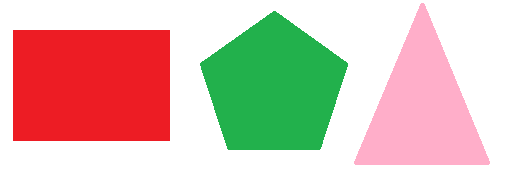
#> input picture 2.-Visión Artificial/0.-Img/Figuras_3.png, 510 x 186 px
$ python '6.-Reconocimiento de Figuras.py'
#> lines starting #> are read from the running program, lines starting #| are printed output that depends on the picture; after the words box and inside, x2 and y2 are one past the last pixel; in counts of white or black regions, pixels touching at a corner belong together
#IMPORTACIÓN DE LIBRERÍAS:
import cv2 as cv #Librería OpenCV: Sirve para todo tipo de operaciones de visión artificial

#IDENTIFICAR LAS FIGURAS Y MOSTRAR UN TEXTO QUE INDIQUE CADA FIGURA QUE HAYA IDENTIFICADO
umbral = 240 #El umbral se debe cambiar para que identifique de manera correcta las líneas de las figuras.
color = (0,0,0) #Color del borde
grosor = 3 #Grosor del borde
texto = "" #Variable que almacena el texto que queremos mostrar
fuente = cv.FONT_HERSHEY_SIMPLEX #Fuente de la letra a utilizarse

#IDENTIFICACIÓN DE FIGURAS - PARAMETRIZACIÓN DE PASOS:
#1.- Recopilación de imágenes.
Img = cv.imread('0.-Img/Figuras_3.png')
#> Img is the input picture: shape (186, 510, 3); mean B, G, R 181.1, 191.7, 218.1

#2.- Conversión a escala de grises: Porque es más sencillo analizar una matriz a analizar 3 sobrepuestas.
#cvtColor(): Método de la librería OpenCV que recibe como primer parámetro una imagen RGB y en su segundo parámetro recibe un
#atributo de OpenCV llamado cv.COLOR_BGR2GRAY para convertir una imagen RGB a su escala de grises.
img_gray = cv.cvtColor(Img, cv.COLOR_BGR2GRAY)
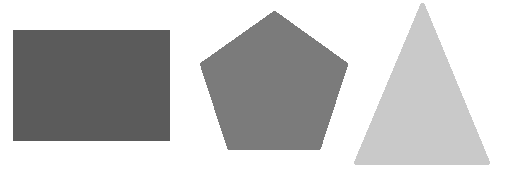
#> img_gray: shape (186, 510); min 91, max 255, mean 198.3

#3.- Umbralización de la imagen: Creación de imagen binaria para separar el objeto del fondo.
#cv.threshold(): Este método sirve para umbralizar una imagen, en ella se le pasa como primer parámetro la imagen en escala de
#grises que va a umbralizar, a continuación se indica el valor del umbral, el valor máximo que puede alcanzar el umbral y se
#especifica que el resultado debe ser una imagen binaria con un atributo de OpenCV llamado cv.THRESH_BINARY o si se quiere el
#inverso se puede usar cv.THRESH_BINARY_INV, en este caso se usa un guión bajo antes del nombre de la variable, porque esta es
#una variable interna.
#El guión bajo también usa para ignorar valores específicos, si no se necesita algún valor en específico del método, o no usa
#estos valores, simplemente se asignan estos valores a la "variable" representada con un guión bajo, en python el orden del
#guión importa, ya que indica qué variable es la que será interna.
_, img_umbral = cv.threshold(img_gray, umbral, 255, cv.THRESH_BINARY)
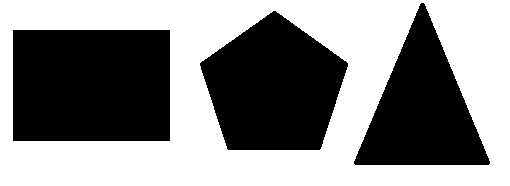
#> img_umbral: shape (186, 510); 54.4% white; 3 black regions

#4.- Identifiación de contornos en la imagen: Para obtener los bordes de los objetos que se busca identificar.
#cv.findContours(): Este método sirve para encontrar los contornos en una imagen, se puede utilizar en vez del filtro Canny, al
#método se le pasa como primer parámetro la imagen en escala de grises, en las imágenes existen varios tipos de contornos, estos
#pueden tener jerarquías de dentro hacia fuera o pueden no tenerlas, esto depende del segundo parámetro que se le pase en el
#método, en este caso vamos a utilizar el parámetro cv.RETR_LIST para que no muestre jerarquía en los bordes que encuentre,
#posteriormente se le debe indicar en el tercer parámetro la forma en la que se va a guardar la información recabada, ya que
#puede guardar todos los puntos del contorno identificado o solo guardar los puntos de las esquinas que conforman el contorno,
#para que guarde todos los puntos de los contornos se le indica con el atributo cv.CHAIN_APPROX_NONE, para guardar solo las
#esquinas se usa el atributo cv.CHAIN_APPROX_SIMPLE.
contornos, _ = cv.findContours(img_umbral, cv.RETR_LIST, cv.CHAIN_APPROX_NONE)
#> contornos = 4 contours; box (x1, y1, x2, y2) and area: (0, 0, 510, 186) 94165, (12, 29, 171, 142) 17694, (199, 10, 349, 151) 14604, (353, 2, 491, 166) 11700
#cv.drawContours(): Método que sirve para dibujar los contornos recabados con el método cv.findContours(), para ello primero se
#debe indicar en qué imagen se va a dibujar el contorno, después se indica en el segundo parámetro la variable en donde están
#almacenados los contornos, en el tercer parámero se establece si se quiere que sea hueco o sólido el contorno, como se busca que
#sea sólido se pone -1, si fuera hueco, en esta parte se indicaría los pixeles del perímetro (borde) del contorno, posteriormente
#se indica el color y finalmente los contornos que quiero que muestre.
cv.drawContours(Img, contornos, -1, color, grosor)
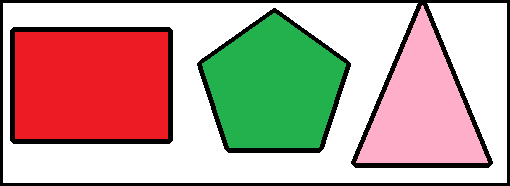
#> Img: shape (186, 510, 3); 11.78% of pixels changed, all inside (x1, y1, x2, y2) = (0, 0, 510, 186)

#Análisis de contornos individualmente
for contorno in contornos:
    #cv.boundingRect(): Lo que hace este método es pintar un cuadro alrededor de un objeto, indicando cúanto mide el cuadro de
    #alto, de ancho y las coordenadas izquierda superior del recuadro que rodea los objetos identificados en la imagen, para ello
    #se debe analizar los contornos previamente identificados con el filtro de Canny o el método cv.findContours().
    x, y, ancho, alto = cv.boundingRect(contorno)
    #arcLength(): Método que calcula un perímetro de contorno o una longitud de curva, se debe haber utilizado el método de
    #cv.findContours() praviamente y un bucle for para que se le pase los contornos identificados, posteriormente se indica por
    #medio de una variable booleana si queremos que se nos indique si la curva analizada está cerrada o no, con True se indica,
    #con False no se indica.
    # - En este caso se multiplica por 0.01 para que por medio del algoritmo de Douglas-Pecker los contornos de las figuras, por
    #   medio de un margen de error de 0.1 por la longitud del contorno.
    margen_error = 0.01 * cv.arcLength(contorno, True)
    #Algoritmo de Douglas Pecker: Identificación de líneas en forma de vector, se hace a través del método cv.approxPolyDP().
    #cv.approxPolyDP(): Método que identifica líneas en forma de vector, como primer parámetro recibe el contorno obtenido del
    #método cv.findContours(), luego se le pasa el margen de error, descrito para el algoritmod e Douglas Pecker y finalmente si
    #la curva aproximada se cerrará. Si es True la curva aproximada se cierra, de lo contrario, la curva se queda abierta.
    Contorno_dim = cv.approxPolyDP(contorno, margen_error, True)
    if (len(Contorno_dim) == 3): #Si el método cv.approxPolyDP() identificó 3 líneas lo clasifica como triángulo
        texto = "Triangulo"
    elif (len(Contorno_dim) == 4): #Si el método cv.approxPolyDP() identificó 4 líneas lo clasifica como cuadrado
        texto = "Cuadrado"
    elif (len(Contorno_dim) == 5): #Si el método cv.approxPolyDP() identificó 5 líneas lo clasifica como pentágono
        texto = "Pentagono"
    #cv.getTextSize(): El método calcula y devuelve el tamaño de un cuadro que contiene el texto especificado. Es decir, el
    #siguiente código representa algo de texto, el cuadro estrecho que lo rodea y la línea de base, este recibe como parámetro el
    #texto que quiere analizar, su fuente, escala y grosor.
    #ancho_texto, alto_texto = cv.getTextSize(texto, fuente, 1, grosor)
    #Ahora se va a hacer un cálculo para que aparezca encima del objeto la figura que representa.
    pos_x = int(x)
    pos_y = int(y + (alto)/2)
    #cv.putText(): Permite colocar texto en cualquier imagen, como primer parámetro se le indica la imagen en donde se pondrá el
    #texto, luego el texto que se quiere colocar, después se indica la posición donde se colocará el texto, la fuente, escala, el
    #color y el grosor del texto.
    cv.putText(Img, texto, (pos_x,pos_y), fuente, 1, grosor)
#> this loop made 4 passes
#> (x, y, ancho, alto, margen_error, Contorno_dim, texto, pos_x) on passes 1, 3, 4: (12, 29, 159, 113, 5.38, [[12, 30], [169, 29], [170, 140], [13, 141]], 'Cuadrado', 12), (353, 2, 138, 164, 5.19, [[421, 2], [488, 165], [353, 163]], 'Triangulo', 353), (0, 0, 510, 186, 13.88, [[0, 0], [0, 185], [509, 185], [509, 0]], 'Cuadrado', 0)
#> (x, y, ancho, alto, margen_error, texto, pos_x, pos_y) on pass 2: (199, 10, 150, 141, 4.82, 'Pentagono', 199, 80)
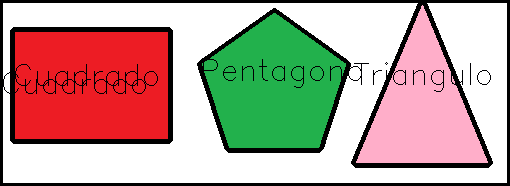
#> Img: shape (186, 510, 3); 1.41% of pixels changed, all inside (x1, y1, x2, y2) = (3, 59, 491, 94)

cv.imshow("Figuras",Img) #Mostrar una ventana que tenga como título el 1er parametro y muestre la imagen del 2do
#NO DEJAR QUE SE CIERREN LAS VENTANAS: Las siguientes dos líneas de código sirven para que no se cierre la ventana.
cv.waitKey(0) #Mostrar la ventana hasta que se presione la tecla X
cv.destroyAllWindows() #Destruir todas las ventanas después de cerrarlas con el comando

$ run again, with 2.-Visión Artificial/0.-Img/Figuras_2.png copied over 2.-Visión Artificial/0.-Img/Figuras_3.png
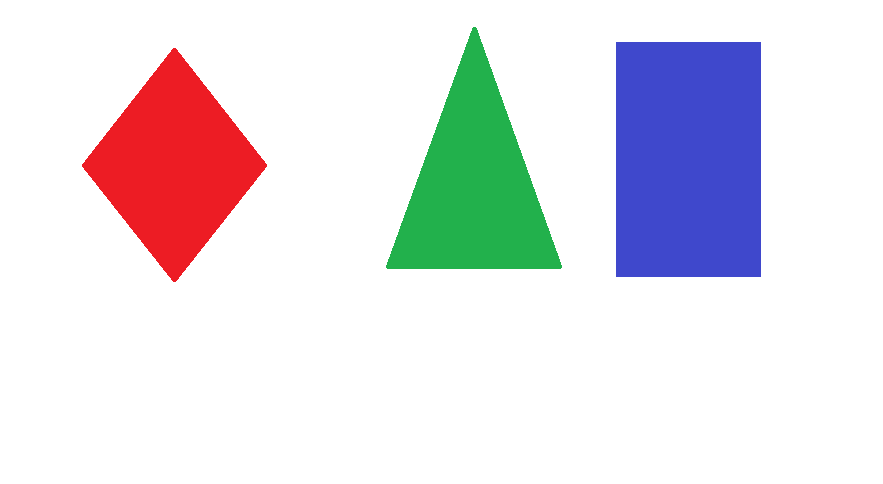
#> input picture 2.-Visión Artificial/0.-Img/Figuras_2.png, 883 x 484 px
#> Img is the input picture: shape (484, 883, 3); mean B, G, R 230.4, 224.7, 227.4
#> `_, img_umbral = cv.threshold(img_gray, umbral, 255, cv.THRESH_BINARY)`:
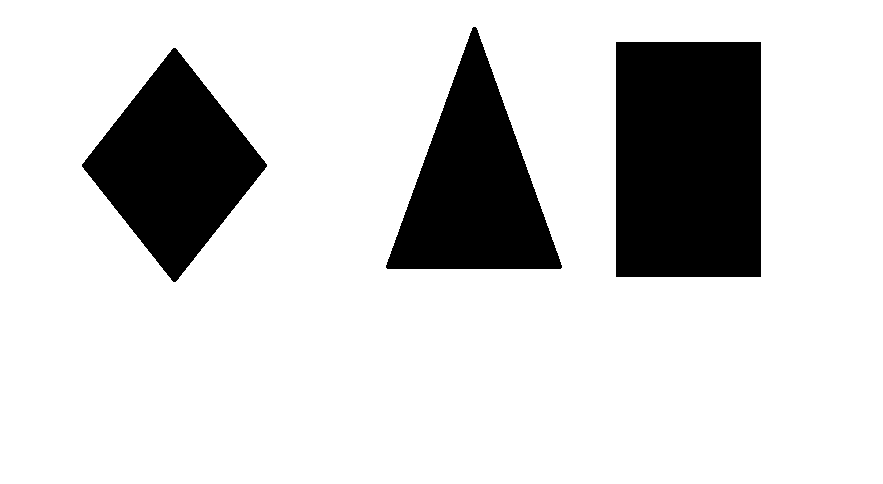
#> img_umbral: shape (484, 883); 81.7% white; 3 black regions
#> contornos = 4 contours; box (x1, y1, x2, y2) and area: (0, 0, 883, 484) 426006, (615, 41, 762, 278) 34454, (81, 47, 268, 283) 22319, (385, 26, 563, 270) 22290
#> the loop `for contorno in contornos:` made 4 passes
#> (x, y, ancho, alto, margen_error, Contorno_dim, texto, pos_x) on passes 1 to 4: (81, 47, 187, 236, 6.26, [[173, 47], [267, 164], [175, 282], [81, 166]], 'Cuadrado', 81), (615, 41, 147, 237, 7.62, [[616, 41], [761, 42], [760, 277], [615, 276]], 'Cuadrado', 615), (385, 26, 178, 244, 7.35, [[473, 26], [560, 269], [385, 267]], 'Triangulo', 385), (0, 0, 883, 484, 27.3, [[0, 0], [0, 483], [882, 483], [882, 0]], 'Cuadrado', 0)
#> after the loop `for contorno in contornos:`:
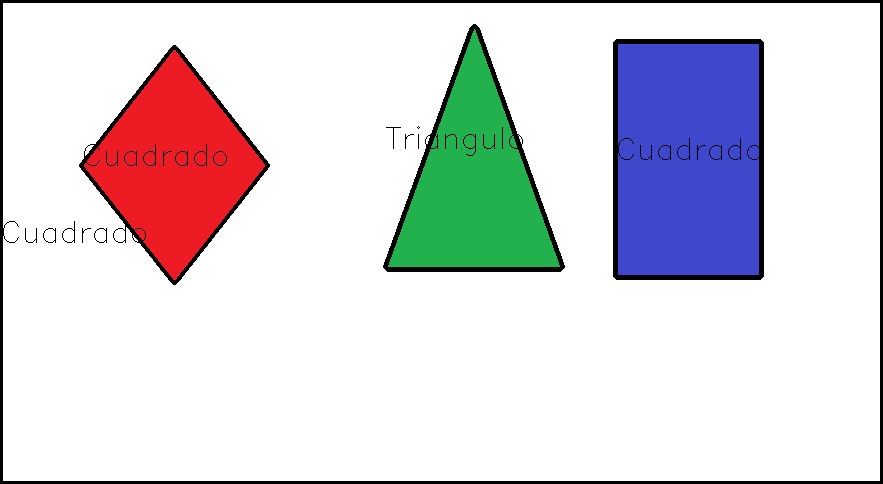
#> Img: shape (484, 883, 3); mean B, G, R 220.6, 215.1, 217.8
